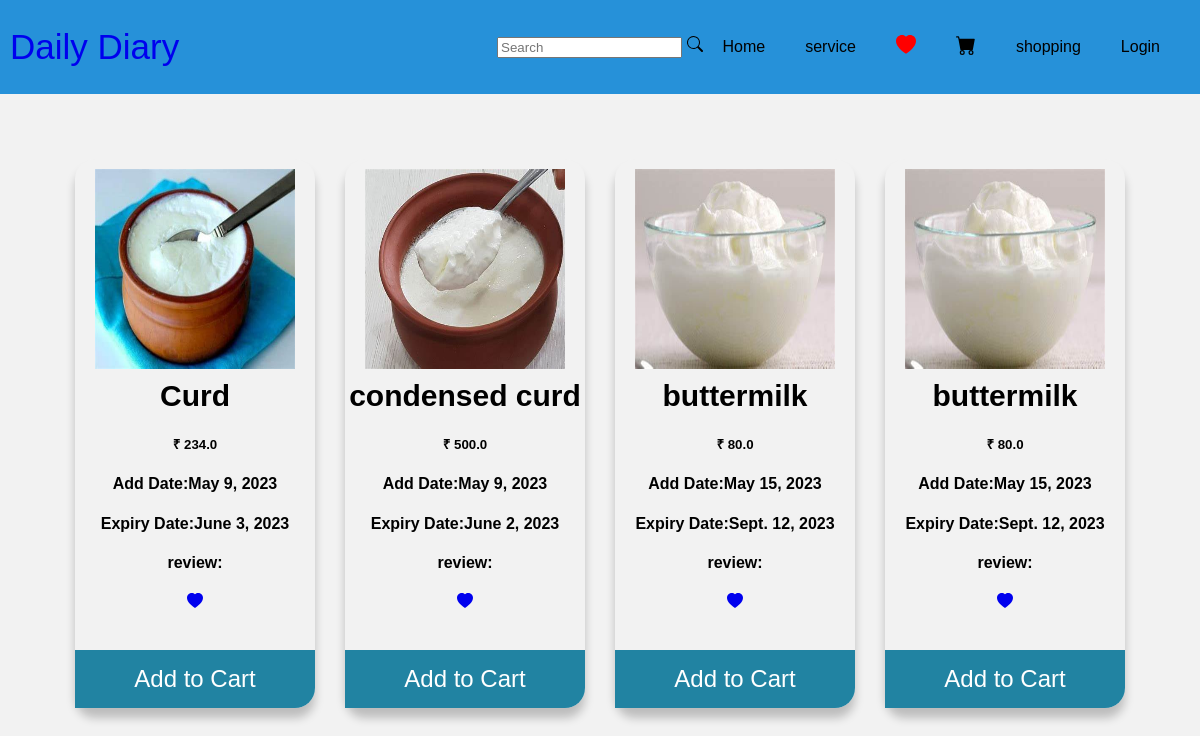
/shopping, run on the app's committed database.
### dairyapp/models.py (models this page shows, shortened)
class Products(models.Model):
    prd_name=models.CharField(max_length=100)
    prd_price=models.FloatField()
    prd_description = models.TextField()
    category = models.ForeignKey(categories,on_delete=models.CASCADE, max_length=100, null=True)
    stock = models.IntegerField(default=1)
    prd_img=models.ImageField(upload_to='Products')
    adddate = models.DateField("adddate", auto_now_add=True)
    expirydate = models.DateField("expirydate", null=True)
    myuser = models.ForeignKey(Seller_registration, on_delete=models.CASCADE, max_length=100, null=True)

### dairyapp/views.py (the view)
# urls.py: path('shopping', views.shopping, name='shopping'),
def shopping(request):
    dict_shp={
        'product':Products.objects.all()
    }
    return render(request,"shopping.html",dict_shp)

### dairyapp/templates/shopping.html (shortened to what this page needs)
{% extends 'index.html'%}
{% load static %}
{% block content %}
<html>
    <head>
        <link rel="stylesheet" href="product.css">
        </head>
        <body>
            <div class="gallery">
                {% for i in product %}
             <div class="content">
                 <a href="{% url 'singleview' i.id %}">
                     <img src="{{i.prd_img.url}}"></a>
                    <h3>{{i.prd_name}}</h3>
                 <h5>₹ {{i.prd_price}}</h5>
                 <h4> Add Date:{{i.adddate}}</h4>
                 <h4>Expiry Date:{{i.expirydate}}</h4>
                 <h4>review:{{i.review}}</h4>
                 <a href="{% url 'add_wishlist' i.id %}">
<svg xmlns="http://www.w3.org/2000/svg" width="16" height="16" fill="currentColor" class="bi bi-heart-fill" viewBox="0 0 16 16">
  <path fill-rule="evenodd" d="M8 1.314C12.438-3.248 23.534 4.735 8 15-7.534 4.736 3.562-3.248 8 1.314z"/>
</svg></a>
                    <a href="{% url 'addcart' i.id %}">
                        <button class="buy-1" type="submit">Add to Cart</button></a>
             </div>
                    {% endfor %}
            </div>
        </body>
        </html>
{% endblock content %}

### dairyapp/templates/index.html (shortened to what this page needs)
<!DOCTYPE html>
<html lang="en">
<head>
</head>
<body>
<header class="header">
        <a href="#" class="logo">Daily Diary </a>
          <nav class="nav-items">
            <a class="active" href="#">{{user.first_name}} {{user.last_name}}</a>
            <div>
  <form class="d-flex" action="{% url 'SearchResult' %}" method="get">
  <input class="form-control me-2" type="search" placeholder="Search" name="q" aria-label="Search">
</form>
    </div>
            <a class="active" href="{% url 'home' %}">Home</a>
               <a href="{% url 'service' %}">service</a>
              <a href="{% url 'view_wishlist' %}">         <svg xmlns="http://www.w3.org/2000/svg" width="20" height="20" fill="red" class="bi bi-heart-fill" viewBox="0 0 16 16">
  <path fill-rule="evenodd" d="M8 1.314C12.438-3.248 23.534 4.735 8 15-7.534 4.736 3.562-3.248 8 1.314z"/>
</svg></a>
             <a href="cart"> </a>
            <a href="{% url 'shopping' %}">shopping</a>
           {% if user.is_authenticated %}
            <a href="logout">Logout</a>
            {% else %}
            <a href="login">Login</a>
            {% endif %}
          </nav>
</header>
 <div>{% block content %}{% endblock  %}</div>
</body>
</html>

### dairyapp/static/css/product.css (style rules this page uses)
body { margin: 0; font-family: sans-serif; background: #f2f2f2; }
h3 { text-align: center; font-size: 30px; margin: 0; padding-top: 10px; }
a { text-decoration: none; }
.gallery { display: flex; flex-wrap: wrap; width: 100%; justify-content:center; align-items: center; margin: 50px 0; }
.content { width: 20%; margin: 15px; box-sizing: border-box; float:left; text-align:center; border-radius: 20px; cursor: pointer; padding-top: 10px; box-shadow:0 14px 28px rgba(0,0,0,0), 0 10px 10px rgba(0,0,0,0.22); transition: .4s; background: #f2f2f2; }
img { width:200px; height: 200px; text-align: center; margin: 0 auto; display: block; }
button { text-align: center; font-size: 24px; color:#fff; width:100%; padding: 15px; border: 0; outline: none; cursor: pointer; margin-top:5px; border-bottom-right-radius:20px ; border-bottom-right-radius: 20px; }
.buy-1 { background: #2183a2; }

### dairyapp/templates/index.html (style rules this page uses)
.header { display: flex; justify-content: space-between; align-items: center; background-color:#2691d9; }
.header .logo { font-size: 35px; font-family: 'Times New Roman", Times, serif; color: #7FFF00; text-decoration: none; margin-left: 10px; }
.nav-items { display: flex; justify-content: space-around; align-items: center; background-color: ##2691d9; margin-right: 20px; }
.nav-items a { text-decoration: none; color: #000; padding: 35px 20px; }

### dairyapp/templates/shopping.html (style rules this page uses)
body { margin: 0; font-family: sans-serif; background: #f2f2f2; }
h3 { text-align: center; font-size: 30px; margin: 0; padding-top: 10px; }
a { text-decoration: none; }
.gallery { display: flex; flex-wrap: wrap; width: 100%; justify-content:center; align-items: center; margin: 50px 0; }
.content { width: 20%; margin: 15px; box-sizing: border-box; float:left; text-align:center; border-radius: 20px; cursor: pointer; padding-top: 10px; box-shadow:0 14px 28px rgba(0,0,0,0), 0 10px 10px rgba(0,0,0,0.22); transition: .4s; background: #f2f2f2; }
img { width:200px; height: 200px; text-align: center; margin: 0 auto; display: block; }
button { text-align: center; font-size: 24px; color:#fff; width:100%; padding: 15px; border: 0; outline: none; cursor: pointer; margin-top:5px; border-bottom-right-radius:20px ; border-bottom-right-radius: 20px; }
.buy-1 { background: #2183a2; }

### data on the page
Products: prd_img (picture), prd_name "Curd", prd_price "234.0", adddate "May 9, 2023", expirydate "June 3, 2023"
Products: prd_img (picture), prd_name "condensed curd", prd_price "500.0", adddate "May 9, 2023", expirydate "June 2, 2023"
Products: prd_img (picture), prd_name "buttermilk", prd_price "80.0", adddate "May 15, 2023", expirydate "Sept. 12, 2023"
Products: prd_img (picture), prd_name "buttermilk", prd_price "80.0", adddate "May 15, 2023", expirydate "Sept. 12, 2023"
